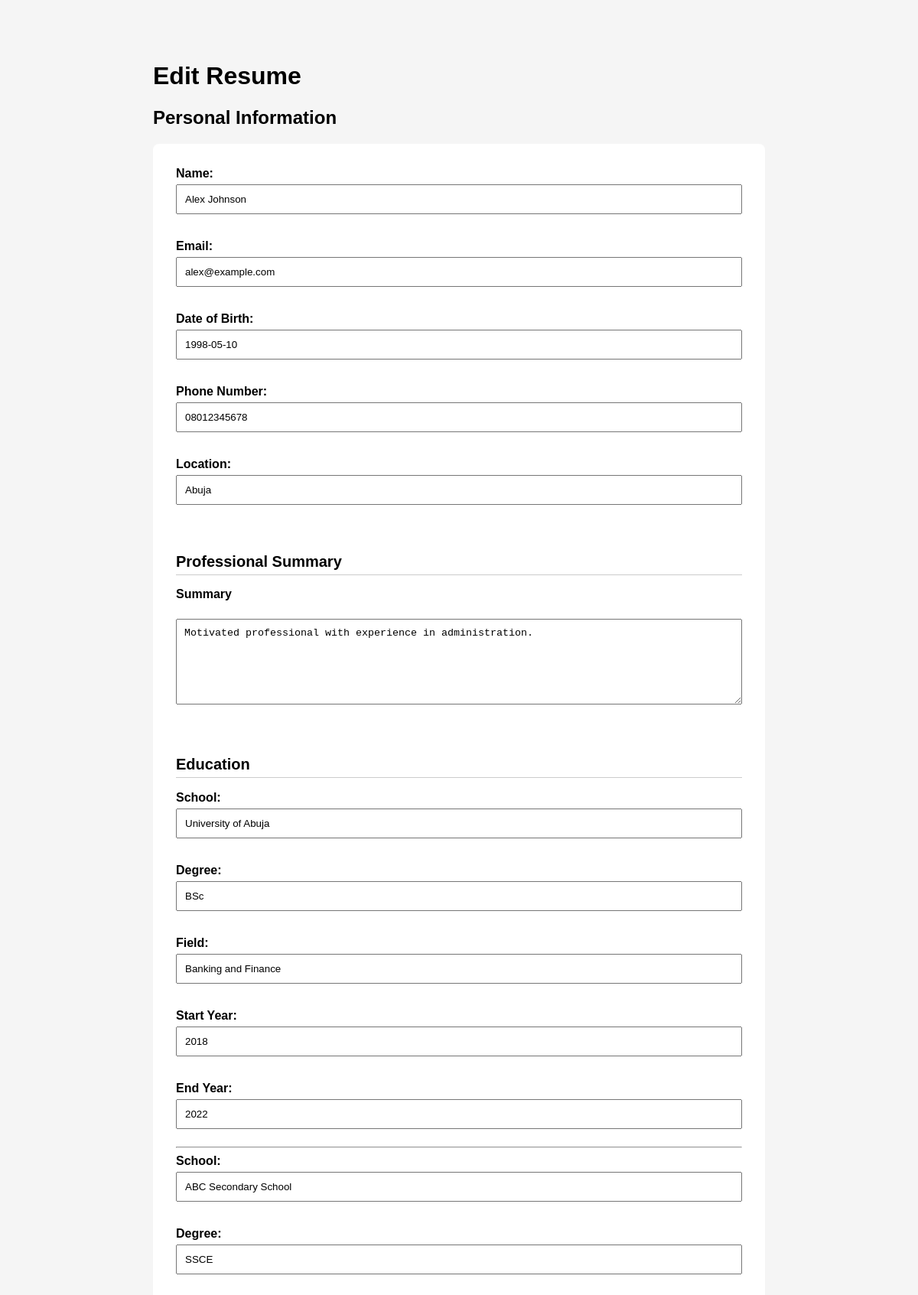
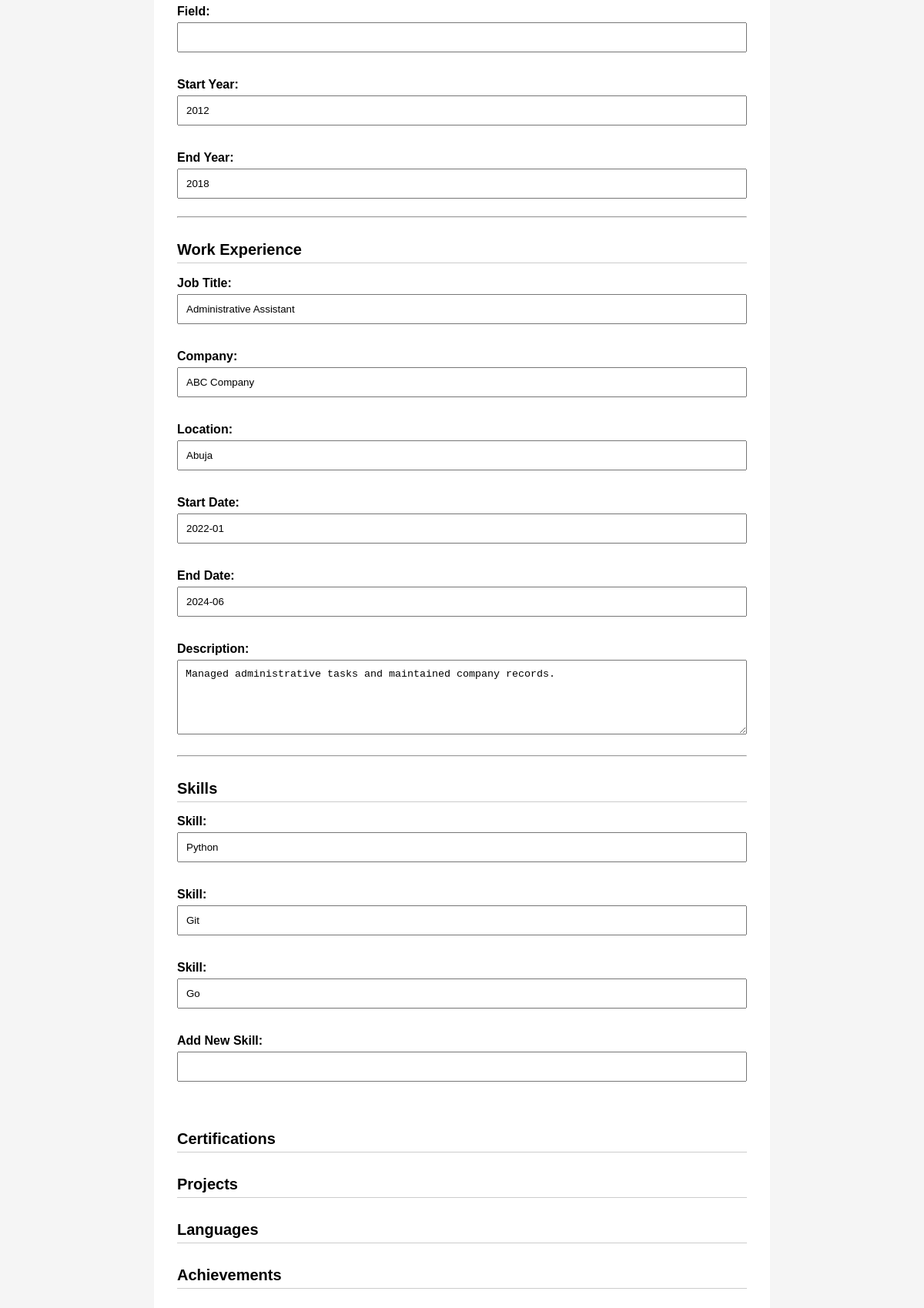
Page /edit/4 (signed in, upper part) on the committed database (2 pictures, top to bottom).
### tables this page shows
CREATE TABLE resumes (
        id INTEGER PRIMARY KEY,
        name TEXT,
        date_of_birth TEXT,
        email TEXT,
        phone_number TEXT,
        location TEXT,
        summary TEXT
    , template TEXT DEFAULT 'professional', user_id INTEGER);

CREATE TABLE education (
        id INTEGER PRIMARY KEY,
        resume_id INTEGER,
        school TEXT,
        degree TEXT,
        field TEXT,
        start_year TEXT,
        end_year TEXT, education_type TEXT,
        FOREIGN KEY (resume_id) REFERENCES resumes(id)
    );

CREATE TABLE work_experience (
    id INTEGER PRIMARY KEY,
    resume_id INTEGER,
    job_title TEXT,
    company TEXT,
    location TEXT,
    start_date TEXT,
    end_date TEXT,
    description TEXT,
    FOREIGN KEY (resume_id) REFERENCES resumes(id)
    );

CREATE TABLE skills (
        id INTEGER PRIMARY KEY,
        resume_id INTEGER,
        skill TEXT,
        FOREIGN KEY (resume_id) REFERENCES resumes(id)
    );

### app.py (the view, shortened to what this page needs)
@app.route("/edit/<resume_id>", methods=["GET", "POST"])
def edit_resume(resume_id):
    if "user_id" not in session:
        return redirect("/login")
    resume = get_complete_resume(int(resume_id))
    if resume is None:
        return "Resume not found."
    return render_template(
        "edit_resume.html",
        resume=resume
    )

### database.py (called while the page is built)
def load_resume_from_database(resume_id):
    cursor.execute(
        """
        SELECT
            id,
            name,
            date_of_birth,
            email,
            phone_number,
            location,
            summary,
            template,
            user_id
        FROM resumes
        WHERE id = ?
        """,
        (resume_id,)
    )
    return cursor.fetchone()

def load_education(resume_id):
    cursor.execute(
        """
        SELECT
            id,
            school,
            degree,
            field,
            start_year,
            end_year
        FROM education
        WHERE resume_id = ?
        """,
        (resume_id,)
    )
    education_records = cursor.fetchall()
    education = []
    for record in education_records:
        education.append({
            "id": record[0],
            "school": record[1],
            "degree": record[2],
            "field": record[3],
            "start_year": record[4],
            "end_year": record[5]
        })
    return education

def load_work_experience(resume_id):
    cursor.execute(
        """
        SELECT
            id,
            job_title,
            company,
            location,
            start_date,
            end_date,
            description
        FROM work_experience
        WHERE resume_id = ?
        """,
        (resume_id,)
    )
    work_records = cursor.fetchall()
    work_experience = []
    for record in work_records:
        work_experience.append({
            "id": record[0],
            "job_title": record[1],
            "company": record[2],
            "location": record[3],
            "start_date": record[4],
            "end_date": record[5],
            "description": record[6]
        })
    return work_experience

def load_skills(resume_id):
    cursor.execute(
        """
        SELECT
            id,
            skill
        FROM skills
        WHERE resume_id = ?
        """,
        (resume_id,)
    )
    skill_records = cursor.fetchall()
    skills = []
    for record in skill_records:
        skills.append({
            "id": record[0],
            "skill": record[1]
        })
    return skills

### templates/edit_resume.html (shortened to what this page needs)
<!DOCTYPE html>
<html>
<head>
    <link rel="stylesheet" href="{{ url_for('static', filename='style.css') }}">
</head>
<body>
    <h1>Edit Resume</h1>
    <h2>Personal Information</h2>
    <form method="POST" class="resume-form">
        <label>Name:</label>
        <input type="text" name="name" value="{{ resume['personal_information']['name'] }}" required>
        <br><br>
        <label>Email:</label>
        <input type="email" name="email" value="{{ resume['personal_information']['email'] }}" required>
        <br><br>
        <label>Date of Birth:</label>
        <input type="text" name="date_of_birth" value="{{ resume['personal_information']['date_of_birth'] }}">
        <br><br>
        <label>Phone Number:</label>
        <input type="text" name="phone_number" value="{{ resume['personal_information']['phone_number'] }}" required>
        <br><br>
        <label>Location:</label>
        <input type="text" name="location" value="{{ resume['personal_information']['location'] }}">
        <br><br>
        <h2>Professional Summary</h2>
        <label>Summary</label>
        <br>
        <textarea name="summary" rows="6" cols="50" required>{{  resume["summary"] }}</textarea>
        <br><br>
        <h2>Education</h2>
        {% for education in resume["education"] %}
        <label>School:</label>
        <input type="text" name="school_{{ education['id'] }}" value="{{ education['school'] }}">
        <br><br>
        <label>Degree:</label>
        <input type="text" name="degree_{{ education['id'] }}" value="{{ education['degree'] }}">
        <br><br>
        <label>Field:</label>
        <input type="text" name="field_{{ education['id'] }}" value="{{ education['field'] }}">
        <br><br>
        <label>Start Year:</label>
        <input type="text" name="start_year_{{ education['id'] }}" value="{{ education['start_year'] }}">
        <br><br>
        <label>End Year:</label>
        <input type="text" name="end_year_{{ education['id'] }}" value="{{ education['end_year'] }}">
        <hr>
        {% endfor %}
        <h2>Work Experience</h2>
        {% for experience in resume["work_experience"] %}
        <label>Job Title:</label>
        <input type="text" name="job_title_{{ experience['id'] }}" value="{{ experience['job_title'] }}">
        <br><br>
        <label>Company:</label>
        <input type="text" name="company_{{ experience['id'] }}" value="{{ experience['company'] }}">
        <br><br>
        <label>Location:</label>
        <input type="text" name="work_location_{{ experience['id'] }}" value="{{ experience['location'] }}">
        <br><br>
        <label>Start Date:</label>
        <input type="text" name="start_date_{{ experience['id'] }}" value="{{ experience['start_date'] }}">
        <br><br>
        <label>End Date:</label>
        <input type="text" name="end_date_{{ experience['id'] }}" value="{{ experience['end_date'] }}">
        <br><br>
        <label>Description:</label>
        <textarea name="description_{{ experience['id'] }}" rows="5"
            cols="50">{{ experience['description'] }}</textarea>
        <hr>
        {% endfor %}
        <h2>Skills</h2>
        {% for skill in resume["skills"] %}
        <label>Skill:</label>
        <input type="text" name="skill_{{ skill['id'] }}" value="{{ skill['skill'] }}">
        <br><br>
        {% endfor %}
        <label>Add New Skill:</label>
        <input type="text" name="new_skill">
        <br><br>
        <h2>Certifications</h2>
        <h2>Projects</h2>
        <h2>Languages</h2>
        <h2>Achievements</h2>
    </form>
</body>
</html>

### static/style.css (style rules this page uses)
body { font-family: Arial, sans-serif; max-width: 800px; margin: 40px auto; background-color: #f5f5f5; padding: 20px; }
.resume-form { background-color: white; padding: 30px; border-radius: 8px; }
.resume-form label { display: block; margin-bottom: 5px; font-weight: bold; }
.resume-form input, .resume-form textarea { width: 100%; padding: 10px; margin-bottom: 15px; box-sizing: border-box; }
.resume-form h2 { border-bottom: 1px solid #ccc; padding-bottom: 5px; margin-top: 30px; font-size: 20px; }

### rows in the picture
resumes: name "Alex Johnson", email "alex@example.com", date_of_birth "1998-05-10", phone_number "08012345678", location "Abuja", summary "Motivated professional with experience in administration."
education: school "University of Abuja", degree "BSc", field "Banking and Finance", start_year "2018", end_year "2022"
education: school "ABC Secondary School", degree "SSCE", start_year "2012", end_year "2018"
work_experience: job_title "Administrative Assistant", company "ABC Company", location "Abuja", start_date "2022-01", end_date "2024-06", id "Managed administrative tasks and maintained company records."
skills: skill "Python"
skills: skill "Git"
skills: skill "Go"
